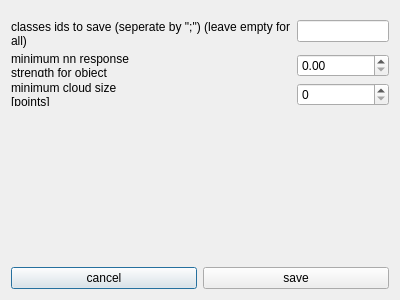
<?xml version="1.0" encoding="UTF-8"?>
<ui version="4.0">
 <class>SaveSettings</class>
 <widget class="QDialog" name="SaveSettings">
  <property name="geometry">
   <rect>
    <x>0</x>
    <y>0</y>
    <width>400</width>
    <height>300</height>
   </rect>
  </property>
  <property name="windowTitle">
   <string>Dialog</string>
  </property>
  <layout class="QVBoxLayout" name="verticalLayout_2">
   <item>
    <layout class="QFormLayout" name="formLayout">
     <property name="topMargin">
      <number>9</number>
     </property>
     <item row="0" column="0">
      <widget class="QLabel" name="label">
       <property name="text">
        <string>classes ids to save (seperate by &quot;;&quot;) (leave empty for all)</string>
       </property>
       <property name="wordWrap">
        <bool>true</bool>
       </property>
      </widget>
     </item>
     <item row="0" column="1">
      <widget class="QLineEdit" name="clsIDs_lineEdit"/>
     </item>
     <item row="1" column="0">
      <widget class="QLabel" name="label_2">
       <property name="text">
        <string>minimum nn response strength for object</string>
       </property>
       <property name="wordWrap">
        <bool>true</bool>
       </property>
      </widget>
     </item>
     <item row="1" column="1">
      <widget class="QDoubleSpinBox" name="nnRespon_doubleSpinBox"/>
     </item>
     <item row="2" column="0">
      <widget class="QLabel" name="label_3">
       <property name="text">
        <string>minimum cloud size [points]</string>
       </property>
       <property name="wordWrap">
        <bool>true</bool>
       </property>
      </widget>
     </item>
     <item row="2" column="1">
      <widget class="QSpinBox" name="cloudSize_spinBox"/>
     </item>
    </layout>
   </item>
   <item>
    <spacer name="verticalSpacer">
     <property name="orientation">
      <enum>Qt::Vertical</enum>
     </property>
     <property name="sizeHint" stdset="0">
      <size>
       <width>20</width>
       <height>40</height>
      </size>
     </property>
    </spacer>
   </item>
   <item>
    <layout class="QHBoxLayout" name="horizontalLayout">
     <item>
      <widget class="QPushButton" name="pushButton_2">
       <property name="text">
        <string>cancel</string>
       </property>
      </widget>
     </item>
     <item>
      <widget class="QPushButton" name="save_pushButton">
       <property name="text">
        <string>save</string>
       </property>
      </widget>
     </item>
    </layout>
   </item>
  </layout>
 </widget>
 <resources/>
 <connections/>
</ui>
